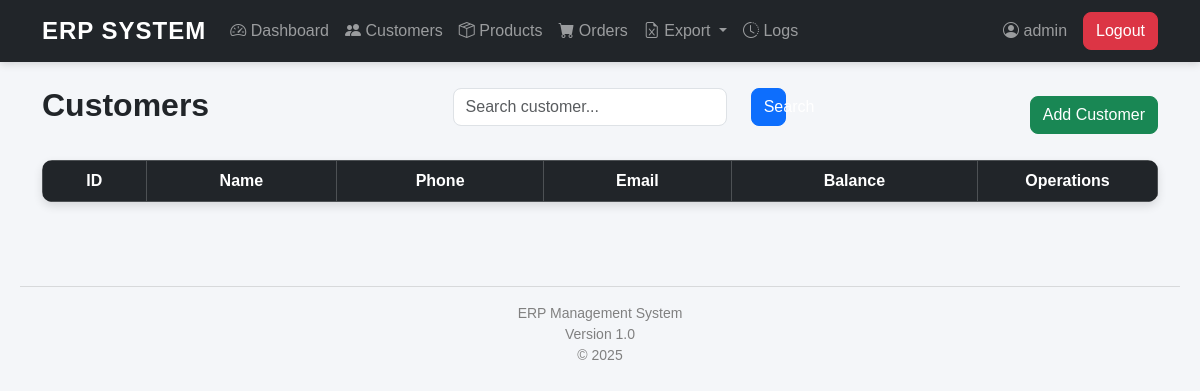
Page /customers (signed in) on the earlier database version.
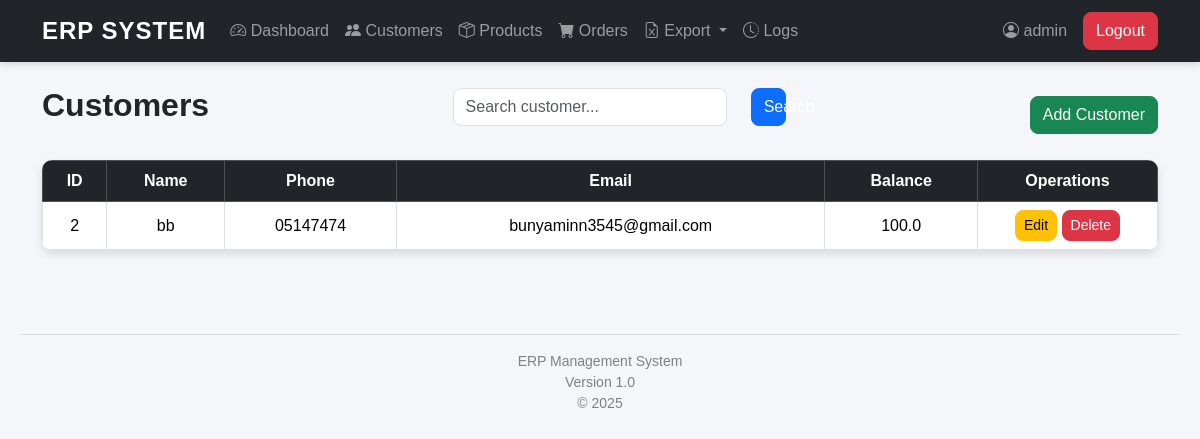
Same page on the later database version.
### models/customer.py (models this page shows, shortened)
class Customer(db.Model):
    __tablename__ = "customers"
    customer_id = db.Column(
        db.Integer,
        primary_key=True
    )
    name = db.Column(
        db.String(100),
        nullable=False
    )
    phone = db.Column(
        db.String(20),
        nullable=False
    )
    email = db.Column(
        db.String(120),
        unique=True,
        nullable=False
    )
    balance = db.Column(
        db.Float,
        default=0
    )
    orders = db.relationship(
        "Order",
        backref="customer",
        lazy=True,
        cascade="all, delete"
    )

### routes/customer_routes.py (the view)
@customer_bp.route("/customers")
def customers():
    if "username" not in session:
        return redirect(
            url_for("auth.login")
        )
    keyword = request.args.get(
        "search",
        ""
    ).strip()
    if keyword:
        customer_list = customer_service.search_customer(
            keyword
        )
    else:
        customer_list = customer_service.get_all_customers()
    return render_template(
        "customers/customers.html",
        customers=customer_list,
        keyword=keyword
    )

### repositories/customer_repository.py (called while the page is built)
    def get_all_customers(self):
        return Customer.query.order_by(
            Customer.customer_id
        ).all()

### services/customer_service.py (called while the page is built)
    def get_all_customers(self):
        return self.repository.get_all_customers()

### templates/customers/customers.html
{% extends "base.html" %}
{% block content %}
<div class="d-flex justify-content-between align-items-center mb-3">
<h2>
Customers
</h2>
<form
method="GET"
class="row mb-3">
<div class="col-md-10">
<input
type="text"
name="search"
value="{{ keyword }}"
class="form-control"
placeholder="Search customer...">
</div>
<div class="col-md-2">
<button
class="btn btn-primary w-100">
Search
</button>
</div>
</form>
<a
href="/customers/add"
class="btn btn-success">
Add Customer
</a>
</div>
<table class="table table-bordered table-hover shadow">
<thead class="table-dark">
<tr>
<th>ID</th>
<th>Name</th>
<th>Phone</th>
<th>Email</th>
<th>Balance</th>
<th width="180">
Operations
</th>
</tr>
</thead>
<tbody>
{% for customer in customers %}
<tr>
<td>
{{ customer.customer_id }}
</td>
<td>
{{ customer.name }}
</td>
<td>
{{ customer.phone }}
</td>
<td>
{{ customer.email }}
</td>
<td>
{{ customer.balance }}
</td>
<td>
<a
href="/customers/edit/{{ customer.customer_id }}"
class="btn btn-warning btn-sm">
Edit
</a>
<a
href="/customers/delete/{{ customer.customer_id }}"
class="btn btn-danger btn-sm">
Delete
</a>
</td>
</tr>
{% endfor %}
</tbody>
</table>
{% endblock %}

Differences in the rows shown:
added Customer: customer_id "2", name "bb", phone "05147474", email "bunyaminn3545@gmail.com", balance "100.0"
